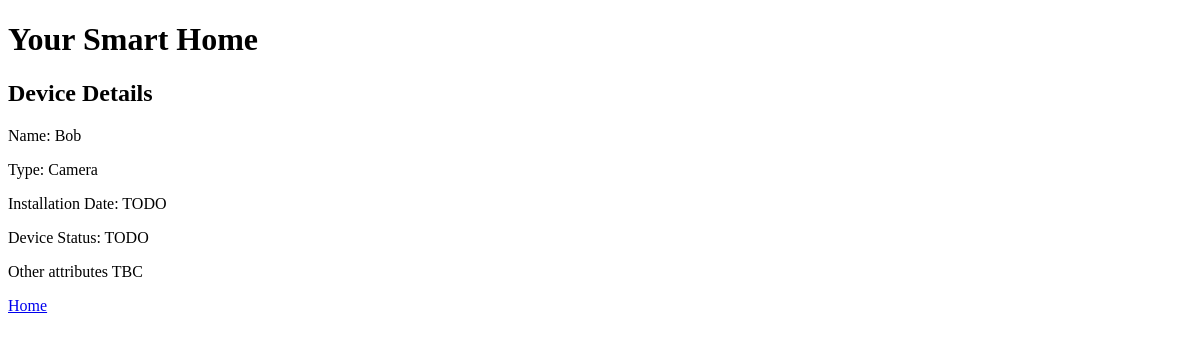
Before: /devices/details/1 with the older database file.
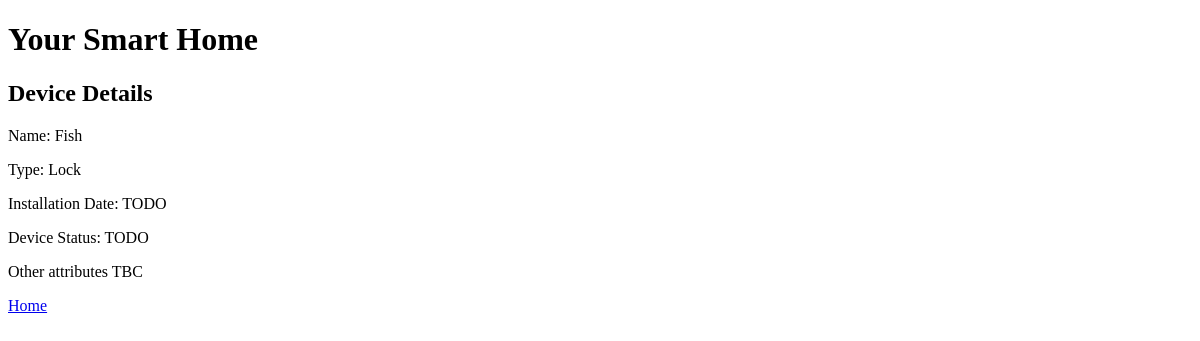
After: the same page with the newer database file.
### devices/models.py (models this page shows)
class Devices(models.Model):
  DEVICES = {
      "Light": "Light",
      "Lock": "Lock",
      "Camera": "Camera",
  }
  device_name = models.CharField(max_length=20)
  device_type = models.CharField(max_length=20, choices=DEVICES)

### devices/views.py (the view)
# urls.py: path('devices/details/<int:id>', views.device_details, name="device_details"),
def device_details(request, id):
	device_details = Devices.objects.get(id=id)
	device_dict = {
		"device_details": device_details,
	}
	return render(request, 'details.html', device_dict)

### devices/templates/details.html
{% extends "base_device_template.html" %}
{% block device %}
<h2>Device Details</h2>
<p>Name: {{ device_details.device_name }}</p>
<p>Type: {{ device_details.device_type }}</p>
<p>Installation Date: TODO</p>
<p>Device Status: TODO</p>
<p>Other attributes TBC</p>
{% endblock %}

### devices/templates/base_device_template.html
{% extends "base_template.html" %}
{% block content %}
{% block device %}
{% endblock %}
<a href="/">Home</a>
{% endblock %}

### smart_home/templates/base_template.html (shortened to what this page needs)
<!DOCTYPE html>
<html>
<head>
</head>
<body>
<h1>Your Smart Home</h1>
{% block content %}
{% endblock %}
</body>
</html>

Changed rows visible on the page:
changed Devices: device_name "Bob" → "Fish"; device_type "Camera" → "Lock"
